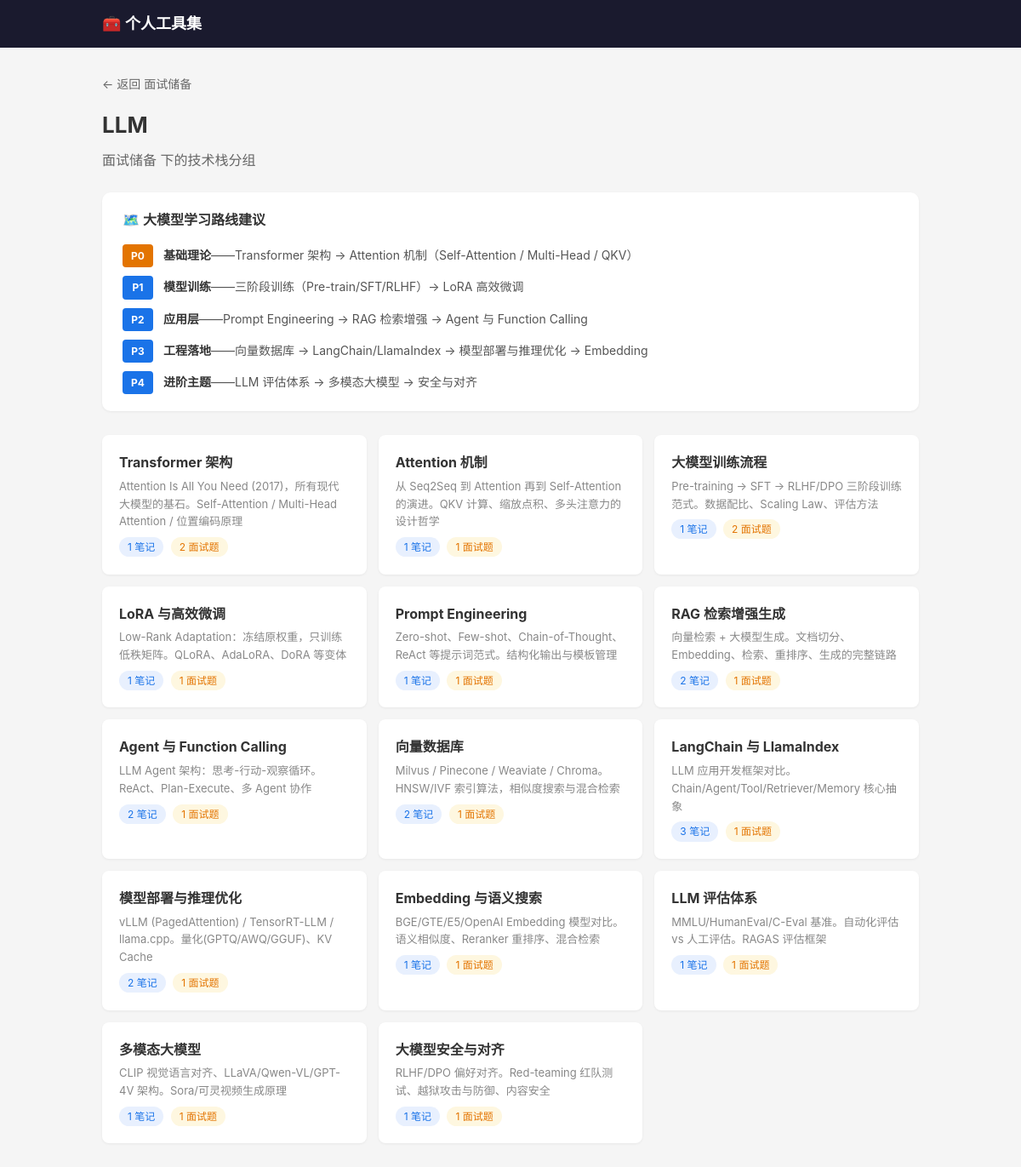
Screenshot of /skillset/tool/1/group/LLM with the database file from the repository.
### tables this page shows
CREATE TABLE tool (
            id INTEGER PRIMARY KEY AUTOINCREMENT,
            name TEXT NOT NULL UNIQUE,
            description TEXT DEFAULT '',
            created_at TIMESTAMP DEFAULT CURRENT_TIMESTAMP
        );

CREATE TABLE stack (
            id INTEGER PRIMARY KEY AUTOINCREMENT,
            tool_id INTEGER NOT NULL,
            name TEXT NOT NULL,
            description TEXT DEFAULT '',
            sort_order INTEGER DEFAULT 0,
            is_deprecated INTEGER DEFAULT 0,
            created_at TIMESTAMP DEFAULT CURRENT_TIMESTAMP, group_name TEXT DEFAULT '',
            FOREIGN KEY (tool_id) REFERENCES tool(id) ON DELETE CASCADE,
            UNIQUE(tool_id, name)
        );

### tools/skillset/routes.py (the view)
@bp.route("/tool/<int:tool_id>/group/<group_name>")
def group_detail(tool_id, group_name):
    tool = Tool.get_by_id(tool_id)
    if not tool:
        return "工具不存在", 404
    stacks = Stack.get_by_tool(tool_id, group_name)
    if not stacks:
        return "分组不存在", 404
    stack_list = []
    for s in stacks:
        sd = dict(s)
        sd["entry_count"] = Stack.entry_count(s["id"], "note")
        sd["interview_count"] = Stack.entry_count(s["id"], "interview")
        stack_list.append(sd)
    return render_template("group_detail.html", tool=tool, group_name=group_name, stacks=stack_list)

### db.py (called while the page is built)
def get_db():
    conn = sqlite3.connect(str(DB_PATH))
    conn.row_factory = sqlite3.Row
    conn.execute("PRAGMA foreign_keys = ON")
    return conn

### tools/skillset/models.py (called while the page is built)
    @staticmethod
    def get_by_id(tool_id):
        db = get_db()
        return db.execute("SELECT * FROM tool WHERE id = ?", (tool_id,)).fetchone()

    @staticmethod
    def get_by_tool(tool_id, group_name=None):
        db = get_db()
        if group_name:
            return db.execute(
                "SELECT * FROM stack WHERE tool_id = ? AND group_name = ? ORDER BY sort_order, id",
                (tool_id, group_name),
            ).fetchall()
        return db.execute(
            "SELECT * FROM stack WHERE tool_id = ? ORDER BY sort_order, id",
            (tool_id,),
        ).fetchall()

    @staticmethod
    def entry_count(stack_id, entry_type=None):
        db = get_db()
        if entry_type:
            row = db.execute(
                "SELECT COUNT(*) as cnt FROM entry WHERE stack_id = ? AND entry_type = ?",
                (stack_id, entry_type),
            ).fetchone()
        else:
            row = db.execute(
                "SELECT COUNT(*) as cnt FROM entry WHERE stack_id = ?", (stack_id,)
            ).fetchone()
        return row["cnt"]

### templates/skillset/group_detail.html (shortened to what this page needs)
{% extends "base.html" %}
{% block content %}
<div class="container">
    <a href="{{ url_for('.tool_detail', tool_id=tool.id) }}" class="back-link">← 返回 {{ tool.name }}</a>
    <h1>{{ group_name }}</h1>
    <p class="desc">{{ tool.name }} 下的技术栈分组</p>
    {% if group_name == 'Spring Cloud' %}
    <details class="roadmap" open>
        <summary class="roadmap-title">🗺️ Spring Cloud 学习路线建议</summary>
        <div class="roadmap-phases">
            <div class="phase"><div class="phase-num phase-num-p0">P0</div><div class="phase-body"><strong>前置基础</strong>——Spring Boot（自动配置、起步依赖、Actuator），不先掌握无法理解 Spring Cloud</div></div>
            <div class="phase"><div class="phase-num">P1</div><div class="phase-body"><strong>基础入门</strong>——Nacos 服务发现 → OpenFeign 远程调用 → LoadBalancer 负载均衡</div></div>
            <div class="phase"><div class="phase-num">P2</div><div class="phase-body"><strong>高可用与容错</strong>——Sentinel 流量控制 → Resilience4j 熔断 → Circuit Breaker 抽象</div></div>
            <div class="phase"><div class="phase-num">P3</div><div class="phase-body"><strong>网关与配置</strong>——Gateway 网关 → Config 配置中心 → Bus 动态刷新</div></div>
            <div class="phase"><div class="phase-num">P4</div><div class="phase-body"><strong>消息与可观测性</strong>——Stream 消息驱动 → SkyWalking APM → Micrometer Tracing</div></div>
            <div class="phase"><div class="phase-num">P5</div><div class="phase-body"><strong>高级主题</strong>——Seata 分布式事务 → MyBatis-Plus → K8s → Admin → Contract</div></div>
        </div>
    </details>
    {% elif group_name == 'LLM' %}
    <details class="roadmap" open>
        <summary class="roadmap-title">🗺️ 大模型学习路线建议</summary>
        <div class="roadmap-phases">
            <div class="phase"><div class="phase-num phase-num-p0">P0</div><div class="phase-body"><strong>基础理论</strong>——Transformer 架构 → Attention 机制（Self-Attention / Multi-Head / QKV）</div></div>
            <div class="phase"><div class="phase-num">P1</div><div class="phase-body"><strong>模型训练</strong>——三阶段训练（Pre-train/SFT/RLHF）→ LoRA 高效微调</div></div>
            <div class="phase"><div class="phase-num">P2</div><div class="phase-body"><strong>应用层</strong>——Prompt Engineering → RAG 检索增强 → Agent 与 Function Calling</div></div>
            <div class="phase"><div class="phase-num">P3</div><div class="phase-body"><strong>工程落地</strong>——向量数据库 → LangChain/LlamaIndex → 模型部署与推理优化 → Embedding</div></div>
            <div class="phase"><div class="phase-num">P4</div><div class="phase-body"><strong>进阶主题</strong>——LLM 评估体系 → 多模态大模型 → 安全与对齐</div></div>
        </div>
    </details>
    {% endif %}
    {% if stacks %}
    <div class="stack-grid">
        {% for s in stacks %}
        <a href="{{ url_for('.stack_detail', stack_id=s.id) }}" class="stack-card {% if s.is_deprecated %}deprecated{% endif %}">
            <h3>
                {{ s.name }}
            </h3>
            {% if s.description %}<p>{{ s.description }}</p>{% endif %}
            <span class="badge">{{ s.entry_count }} 笔记</span>
            {% if s.interview_count %}<span class="badge badge-interview">{{ s.interview_count }} 面试题</span>{% endif %}
        </a>
        {% endfor %}
    </div>
    {% else %}
    <p class="empty">暂无技术栈</p>
    {% endif %}
</div>
{% endblock %}

### templates/base.html (shortened to what this page needs)
<!DOCTYPE html>
<html lang="zh-CN">
<head>
    <link rel="stylesheet" href="{{ url_for('static', filename='style.css') }}">
</head>
<body>
    <nav class="nav">
        <div class="nav-inner">
            <a href="/" class="nav-brand">🧰 个人工具集</a>
        </div>
    </nav>
    <main class="main">
        {% block content %}{% endblock %}
    </main>
</body>
</html>

### static/style.css (style rules this page uses)
* { margin: 0; padding: 0; box-sizing: border-box; }
body { font-family: -apple-system, BlinkMacSystemFont, "Segoe UI", Roboto, sans-serif; background: #f5f5f5; color: #333; line-height: 1.6; }
.nav { background: #1a1a2e; color: #fff; padding: 0 20px; }
.nav-inner { max-width: 960px; margin: 0 auto; display: flex; align-items: center; height: 56px; }
.nav-brand { font-size: 18px; font-weight: 600; color: #fff; text-decoration: none; }
.main { min-height: calc(100vh - 56px); padding: 30px 20px; }
.container { max-width: 960px; margin: 0 auto; }
h1 { font-size: 26px; margin-bottom: 8px; }
.desc { color: #666; margin-bottom: 24px; }
.back-link { display: inline-block; color: #666; text-decoration: none; margin-bottom: 16px; font-size: 14px; }
.stack-grid { display: grid; grid-template-columns: repeat(auto-fill, minmax(260px, 1fr)); gap: 14px; }
.stack-card { display: block; padding: 20px; background: #fff; border-radius: 8px; text-decoration: none; color: #333; box-shadow: 0 1px 3px rgba(0,0,0,.06); transition: box-shadow .2s; }
.stack-card h3 { font-size: 16px; }
.stack-card p { color: #888; font-size: 13px; margin-top: 4px; }
.badge { display: inline-block; background: #e8f0fe; color: #1a73e8; padding: 2px 10px; border-radius: 12px; font-size: 12px; margin-top: 8px; }
.roadmap { background: #fff; border-radius: 10px; padding: 20px 24px; margin-bottom: 28px; box-shadow: 0 1px 3px rgba(0,0,0,.06); cursor: default; }
.roadmap-title { font-size: 16px; font-weight: 600; cursor: pointer; list-style: none; }
.roadmap-phases { display: flex; flex-direction: column; gap: 10px; margin-top: 16px; }
.phase { display: flex; gap: 12px; align-items: flex-start; }
.phase-num { background: #1a73e8; color: #fff; padding: 4px 10px; border-radius: 4px; font-size: 12px; font-weight: 700; flex-shrink: 0; min-width: 36px; text-align: center; }
.phase-num-p0 { background: #e37400; }
.phase-body { font-size: 14px; color: #555; padding-top: 2px; }
.phase-body strong { color: #333; }
.badge-interview { display: inline-block; background: #fef7e0; color: #e37400; padding: 2px 10px; border-radius: 12px; font-size: 12px; margin-top: 8px; margin-left: 4px; }

### rows the page displays
tool: name "面试储备"
stack: name "Transformer 架构", description "Attention Is All You Need (2017)，所有现代大模型的基石。Self-Attention / Multi-Head Attention / 位置编码原理", entry_count "1", interview_count "2"
stack: name "Attention 机制", description "从 Seq2Seq 到 Attention 再到 Self-Attention 的演进。QKV 计算、缩放点积、多头注意力的设计哲学", entry_count "1", interview_count "1"
stack: name "大模型训练流程", description "Pre-training -> SFT -> RLHF/DPO 三阶段训练范式。数据配比、Scaling Law、评估方法", entry_count "1", interview_count "2"
stack: name "LoRA 与高效微调", description "Low-Rank Adaptation：冻结原权重，只训练低秩矩阵。QLoRA、AdaLoRA、DoRA 等变体", entry_count "1", interview_count "1"
stack: name "Prompt Engineering", description "Zero-shot、Few-shot、Chain-of-Thought、ReAct 等提示词范式。结构化输出与模板管理", entry_count "1", interview_count "1"
stack: name "RAG 检索增强生成", description "向量检索 + 大模型生成。文档切分、Embedding、检索、重排序、生成的完整链路", entry_count "2", interview_count "1"
stack: name "Agent 与 Function Calling", description "LLM Agent 架构：思考-行动-观察循环。ReAct、Plan-Execute、多 Agent 协作", entry_count "2", interview_count "1"
stack: name "向量数据库", description "Milvus / Pinecone / Weaviate / Chroma。HNSW/IVF 索引算法，相似度搜索与混合检索", entry_count "2", interview_count "1"
stack: name "LangChain 与 LlamaIndex", description "LLM 应用开发框架对比。Chain/Agent/Tool/Retriever/Memory 核心抽象", entry_count "3", interview_count "1"
stack: name "模型部署与推理优化", description "vLLM (PagedAttention) / TensorRT-LLM / llama.cpp。量化(GPTQ/AWQ/GGUF)、KV Cache", entry_count "2", interview_count "1"
stack: name "Embedding 与语义搜索", description "BGE/GTE/E5/OpenAI Embedding 模型对比。语义相似度、Reranker 重排序、混合检索", entry_count "1", interview_count "1"
stack: name "LLM 评估体系", description "MMLU/HumanEval/C-Eval 基准。自动化评估 vs 人工评估。RAGAS 评估框架", entry_count "1", interview_count "1"
stack: name "多模态大模型", description "CLIP 视觉语言对齐、LLaVA/Qwen-VL/GPT-4V 架构。Sora/可灵视频生成原理", entry_count "1", interview_count "1"
stack: name "大模型安全与对齐", description "RLHF/DPO 偏好对齐。Red-teaming 红队测试、越狱攻击与防御、内容安全", entry_count "1", interview_count "1"

### other values shown
{{ group_name }} "LLM"
